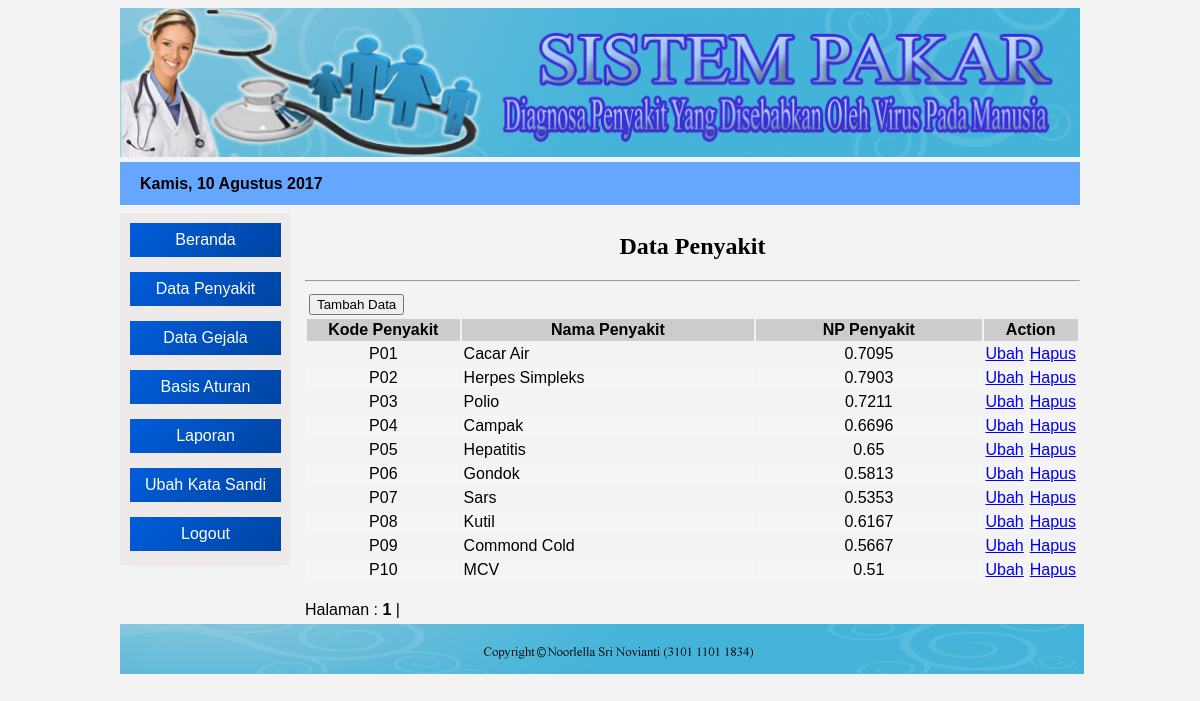
Screenshot of /admin/index.php?open=Penyakit-Data (signed in) with the database file from the repository.
### tables this page shows
CREATE TABLE IF NOT EXISTS `tblpenyakit` (
  `kd_penyakit` varchar(7) NOT NULL,
  `nm_penyakit` varchar(40) NOT NULL,
  `nl_penyakit` float NOT NULL,
  `pengobatan` text NOT NULL,
  PRIMARY KEY (`kd_penyakit`)
);

### admin/penyakit_data.php (the view)
<?php
  include "../lib/koneksi.php";
  $batas = 10;
  $halaman = $_GET['halaman'];
  if (empty($halaman)) {
  	$posisi = 0;
  	$halaman = 1;
  }
  else {
  	$posisi = ($halaman-1) * $batas;
  }
 ?>
<center><h2>Data Penyakit</h2></center><hr>
<?php
  $query = "select * from tblpenyakit order by kd_penyakit asc limit $posisi,$batas";
  $tampil = mysqli_query($konek,$query);
 ?>
<table border="0" cellpadding="2" width="100%">
  <tr>
      <form action="?open=Penyakit-Add&status=tambah" target="_self" method="Post">
          <td colspan="2" rowspan="2"> <input type="submit" name="btntambah" value="Tambah Data" /></td>
      </form>
  </tr>
  <tr></tr>
  <tr bgcolor="#CCCCCC">
    <th width="20%"> Kode Penyakit </th>
    <th> Nama Penyakit </th>
    <th> NP Penyakit </th>
    <th colspan="2" width="10%"> Action </th>
  </tr>
  <?php
   $no = $posisi+1;
   while ($data = mysqli_fetch_array($tampil)) {
   	if ($no%2==1) {$warna='';} else {$warna='#F5F5F5';}
   	echo "<tr bgcolor=$warna>
   	         <td align='center'>$data[kd_penyakit]</td>
   	         <td>$data[nm_penyakit]</td>
             <td align='center'>$data[nl_penyakit]</td>
   	         <td align='center'><a href='?open=Penyakit-Edit&kode=$data[kd_penyakit]' target='_self' alt='Edit Data'>Ubah</a></td>
             <td align='center'><a href='?open=Penyakit-Delete&kode=$data[kd_penyakit]' target='_self' alt='Delete Data'>Hapus</a></td>
          </tr>";
     $no++;
   }
   echo "</table>";
   $query2     = mysqli_query($konek, "select * from tblpenyakit order by kd_penyakit asc");
   $jmldata    = mysqli_num_rows ($query2);
   $jmlhalaman = ceil($jmldata / $batas);
   echo "<br> Halaman : ";
   for ($a=1;$a<=$jmlhalaman;$a++)
   if ($a != $halaman) {
   	echo "<a href='?open=Penyakit-Data&halaman=$a'>$a</a> | ";
   }
   else {
   	echo "<b>$a</b> | ";
   }
?>

### admin/pages/header.php (shortened to what this page needs)
<!DOCTYPE html>
<html>
  <head>
  	  <link rel="stylesheet" href="../css/desig1.css">
  </head>
  <body>
  	 <div id="wrapper">
  	    <div id="header">
  	      <img src="../gambar/header.jpg" alt="Gagal Memuat Gambar" />
  	      <div id="tampil_menu">
  	        <?php
             $tanggal = date("Y-m-d");
             $thn = substr($tanggal,0,4);
             $bln = substr($tanggal, 5,2);
             $tgl = substr($tanggal, 8,2);
             if ($bln=='01') $namabulan = 'Januari';
             elseif ($bln=='02') $namabulan ='Februari';
             elseif ($bln=='03') $namabulan ='Maret';
             elseif ($bln=='04') $namabulan ='April';
             elseif ($bln=='05') $namabulan ='Mei';
             elseif ($bln=='06') $namabulan ='Juni';
             elseif ($bln=='07') $namabulan ='Juli';
             elseif ($bln=='08') $namabulan ='Agustus';
             elseif ($bln=='09') $namabulan ='September';
             elseif ($bln=='10') $namabulan ='Oktober';
             elseif ($bln=='11') $namabulan ='November';
             elseif ($bln=='12') $namabulan ='Desember';
             $namahari = date('l', strtotime($tanggal));
             if ($namahari=='Sunday') $namabln='Minggu';
             elseif ($namahari=='Monday') $namabln='Senin';
             elseif ($namahari=='Tuesday') $namabln='Selasa';
             elseif ($namahari=='Wednesday') $namabln='Rabu';
             elseif ($namahari=='Thursday') $namabln='Kamis';
             elseif ($namahari=='Friday') $namabln='Jumat';
             elseif ($namahari=='Saturday') $namabln='Sabtu';
            echo "<b>$namabln, $tgl $namabulan $thn</b>";
  	         ?>
  	      </div>
  	    </div>
          <div id="sidebar">
           <?php
              if(isset($_SESSION['SES_LOGIN'])){
          ?>
              <ul id="simple">
              <li><a href="?open=halaman-utama" title="Halaman Utama">Beranda</a></li>
              <li><a href="?open=Penyakit-Data" title="Penyakit-Data">Data Penyakit</a></li>
              <li><a href="?open=Gejala-Data" title="Gejala-Data">Data Gejala</a></li>
              <li><a href="?open=Basis-Aturan" title="Basis-Aturan">Basis Aturan</a></li>
              <li><a href="?open=Laporan" title="Laporan">Laporan</a></li>
              <li><a href="?open=Ubah-Sandi" title="Ubah-Sandi">Ubah Kata Sandi</a></li>
              <li><a href="?open=Logout" title="Logout (Exit)">Logout</a></li>
            </ul>
          <?php
          }
           else {
           ?>
             <ul id="simple">
                <li><a href='?open=Login' title='Login System'>Login</a></li>
             </ul>
           <?php
           }
           ?>
        </div>

### admin/index.php (shortened to what this page needs)
<?php
  include ("pages/header.php");
?>
 	<div id="isi">
    <?php include  "buka_file.php"; ?>
 	</div>
<?php
 include ("pages/footer.php");
?>

### admin/buka_file.php (shortened to what this page needs)
<?php
if($_GET) {
	switch($_GET['open']){
		case 'Penyakit-Data' :
			include "penyakit_data.php"; break;
	}
}
else {
	if(!file_exists ("main.php")) die ("File program tidak ditemukan !");
	include "main.php";
}
?>

### admin/pages/footer.php
  	    <div id="footer">
  	      <img src="../gambar/batis.jpg" alt="Gagal Memuat Gambar">
  	    </div>
  	 </div>
  </body>
</html>

### css/desig1.css (style rules this page uses)
* { font-family: Arial, tahoma, sans-serif; }
body { background-color: #f3f3f3; }
#wrapper { width: 960px; margin: 0 auto; }
#header { width: 100%; height: 200px; margin-bottom: 5px; }
#header img { width: 100%; }
#tampil_menu { margin-top: 1px; margin-bottom: 1px; width: 940px; height: 30px; background-color: #65a6ff; padding-top: 13px; padding-left: 20px; }
#sidebar { width : 170px; background-color: #efeaea; height: 352px; float: left; margin-bottom: 10px; }
#isi { width: 775px; height: 100%; float: right; margin-bottom: 5px; }
#isi h2 { font-family: tahoma, "Times New Roman", "Maiandra GD", sans-serif; }
#footer { width: 100%; height: 50px; }
#simple { margin: 5px; padding: 5px; width: 125px; }
#simple li { background: linear-gradient(-45deg, #0044a1, #005ddc); border-bottom: 15px solid #efeaea; list-style: none; padding: 0.5em; text-align: center; width: 135px; }
#simple li a { color: white; display: block; text-decoration: none; }

### rows the page displays
tblpenyakit: kd_penyakit "P01", nm_penyakit "Cacar Air", nl_penyakit "0.7095"
tblpenyakit: kd_penyakit "P02", nm_penyakit "Herpes Simpleks", nl_penyakit "0.7903"
tblpenyakit: kd_penyakit "P03", nm_penyakit "Polio", nl_penyakit "0.7211"
tblpenyakit: kd_penyakit "P04", nm_penyakit "Campak", nl_penyakit "0.6696"
tblpenyakit: kd_penyakit "P05", nm_penyakit "Hepatitis", nl_penyakit "0.65"
tblpenyakit: kd_penyakit "P06", nm_penyakit "Gondok", nl_penyakit "0.5813"
tblpenyakit: kd_penyakit "P07", nm_penyakit "Sars", nl_penyakit "0.5353"
tblpenyakit: kd_penyakit "P08", nm_penyakit "Kutil", nl_penyakit "0.6167"
tblpenyakit: kd_penyakit "P09", nm_penyakit "Commond Cold", nl_penyakit "0.5667"
tblpenyakit: kd_penyakit "P10", nm_penyakit "MCV", nl_penyakit "0.51"

### other values shown
$namabln "Kamis"
$tgl "10"
$namabulan "Agustus"
$thn "2017"
